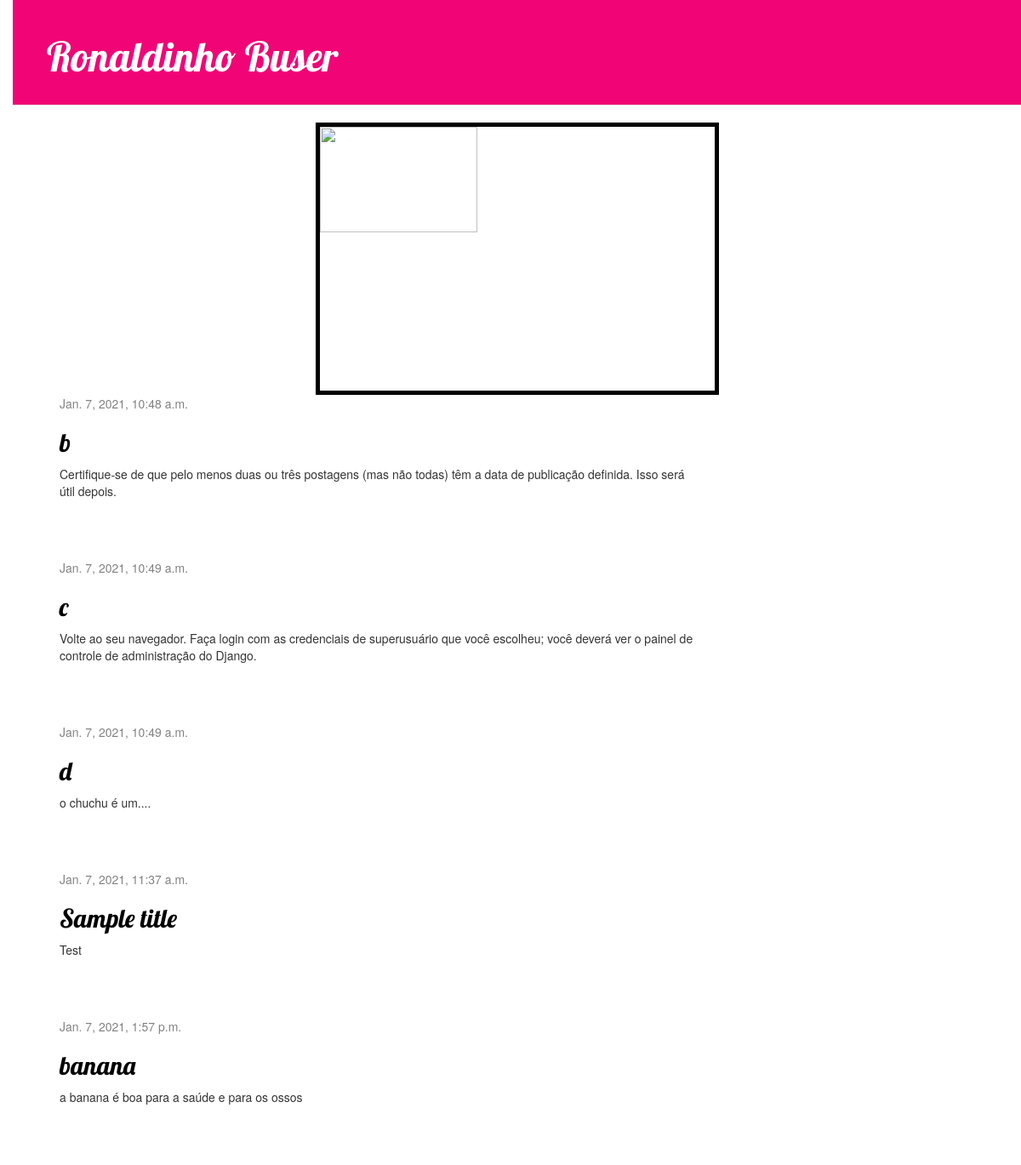
The page / on the database its author committed.
### blog/models.py (models this page shows, shortened)
class Post(models.Model):
    author = models.ForeignKey(settings.AUTH_USER_MODEL, on_delete=models.CASCADE)
    title = models.CharField(max_length=200)
    text = models.TextField()
    created_date = models.DateTimeField(default=timezone.now)
    published_date = models.DateTimeField(blank=True, null=True)

### blog/views.py (the view)
# urls.py: path('', views.post_list, name='post_list'),
def post_list(request):
    posts = Post.objects.filter(published_date__lte=timezone.now()).order_by('published_date')
    return render(request, 'blog/post_list.html', {'posts': posts})

### blog/templates/blog/post_list.html
{% extends 'blog/base.html' %}
{% block content %}
    {% for post in posts %}
        <div class="post">
            <div class="date">
                {{ post.published_date }}
            </div>
            <h2><a href="{% url 'post_detail' pk=post.pk %}">{{ post.title }}</a></h2>
            <p>{{ post.text|linebreaksbr }}</p>
        </div>
    {% endfor %}
{% endblock %}

### blog/templates/blog/base.html (shortened to what this page needs)
{% load static %}
<html>
    <head>
        <link rel="stylesheet" href="//maxcdn.bootstrapcdn.com/bootstrap/3.2.0/css/bootstrap.min.css">
        <link rel="stylesheet" href="//maxcdn.bootstrapcdn.com/bootstrap/3.2.0/css/bootstrap-theme.min.css">
        <link rel="stylesheet" href="{% static 'css/blog.css' %}">
    </head>
    <body>
        <div class="page-header">
            <h1><a href="/">Ronaldinho Buser</a></h1>
        </div>
            <img src="https://inteligenciademercado.blogfolha.uol.com.br/files/2020/12/Ronaldinho-Buser-768x430.png" width="500" class="center">
        <div class="content container">
            <div class="row">
                <div class="col-md-8">
                {% block content %}
                {% endblock %}
                </div>
            </div>
        </div>
    </body>
</html>

### blog/static/css/blog.css (style rules this page uses)
h1 a, h2 a { color: #F10576; font-family: 'Lobster'; }
body { padding-left: 15px; }
.center { display: block; margin-left: auto; margin-right: auto; width: 40%; border: 5px solid black }
.page-header { background-color: #F10576; margin-top: 0; padding: 20px 20px 20px 40px; }
.page-header h1, .page-header h1 a, .page-header h1 a:visited, .page-header h1 a:active { color: #ffffff; font-size: 36pt; text-decoration: none; }
.content { margin-left: 40px; }
h1, h2, h3, h4 { font-family: 'Lobster', cursive; }
.date { color: #828282; }
.post { margin-bottom: 70px; }
.post h2 a, .post h2 a:visited { color: #000000; }

### rows shown on the page
Post: published_date "Jan. 7, 2021, 10:48 a.m.", title "b", text "Certifique-se de que pelo menos duas ou três postagens (mas não todas) têm a data de publicação definida. Isso será útil depois."
Post: published_date "Jan. 7, 2021, 10:49 a.m.", title "c", text "Volte ao seu navegador. Faça login com as credenciais de superusuário que você escolheu; você deverá ver o painel de controle de administração do Django."
Post: published_date "Jan. 7, 2021, 10:49 a.m.", title "d", text "o chuchu é um...."
Post: published_date "Jan. 7, 2021, 11:37 a.m.", title "Sample title", text "Test"
Post: published_date "Jan. 7, 2021, 1:57 p.m.", title "banana", text "a banana é boa para a saúde e para os ossos"
